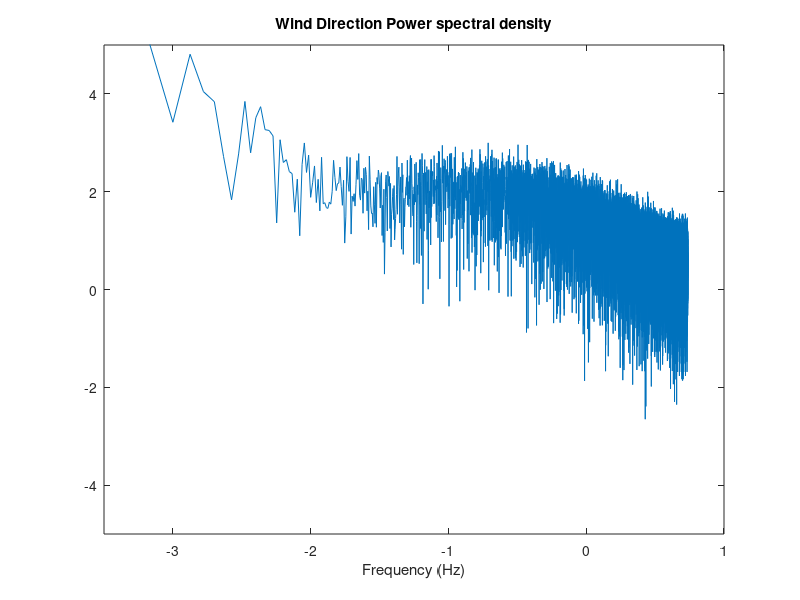
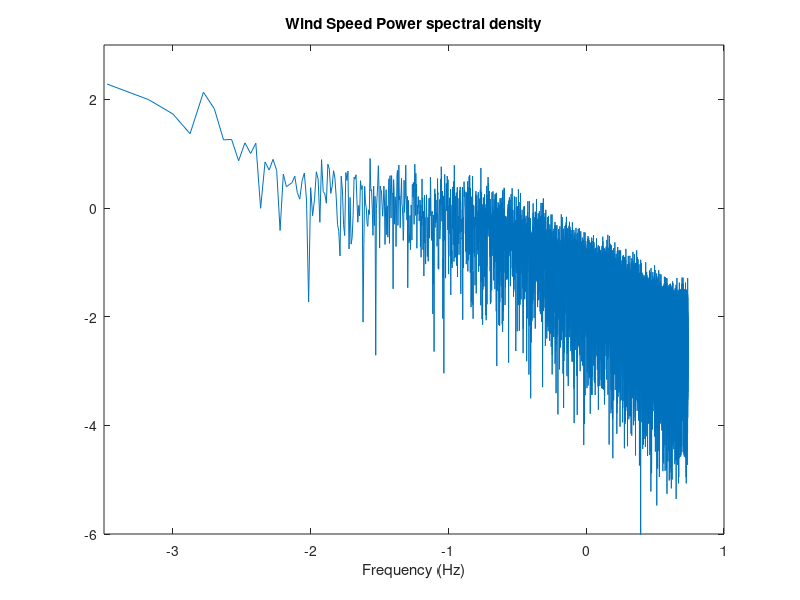

Reproduce these figures in MATLAB, in order. (Note: this script raises an error after producing the figures.)
% Meander Analysis
% Diagnostic to forcast frequency cutoff.
% Determine width of plume to measure diffusion length and calculate mean
% wind to compute frequency cuttoff between diffusion and meandering.
% Mean Wind/width of plume = Fequency cutoff
%
% Date Author Comment
% 05-18-2011 Luna Rodriguez and George Young

% I. Housekeeping
clear all
close all
clc
% II. Load wind data
load ('output_Wind_Trial_54.mat');

% III. Fill in hard-coded variables
samplerate = 10;
Duration = 10*60;
y = WindDirCen;
y = detrend(y);
n = length(y);
DetrendLine = WindDirCen - y;
SweepRate = ((max (DetrendLine) - min(DetrendLine))/length(DetrendLine))*samplerate;%degrees per second
SweepAngle = Duration *SweepRate;
nfreq = (2^ceil(log2(n)))/2;
% III.
Y = fft(y,n);
Pyy = Y.*conj(Y)/n;
f = samplerate/n*(0:nfreq-1);
%.III.Create power spectra figure
figure
plot(log10(f),log10(Pyy(1:nfreq)))
axis([ -3.5 1.0 -5 5])
title('Wind Direction Power spectral density')
xlabel('Frequency (Hz)')
% IV.1
WindSpeed = sqrt((((U_WindsCen(:,1)).^2))+((V_WindsCen(:,1)).^2));
meanWindSpeed = mean(WindSpeed);
x = WindSpeed;
x = detrend(x);
NN = length(x);
DetrendLineWS = WindSpeed - x;
SweepRateWS = ((max (DetrendLineWS) - min(DetrendLineWS))/length(DetrendLineWS))*samplerate;%degrees per second
SweepAngleWS = Duration *SweepRateWS;
X = fft(x,NN);
Pxx = X.*conj(X)/NN;
figure
plot(log10(f),log10(Pxx(1:nfreq)))
axis([ -3.5 1.0 -6 3])
title('Wind Speed Power spectral density')
xlabel('Frequency (Hz)')
% IV.2 Calculate width of plume *** approximated***
widthPlume = 200;
% IV.3 Calculte cutoff frequnecy
cutfreq = meanWindSpeed/widthPlume;
% IV.4 Create weight matrix to apply to raw data
Fpass = 0.9 * cutfreq;
Fstop = 1.1 * cutfreq;
Dpass = 0.057501127785;
Dstop = .1;
dens = 20;
[N, Fo, Ao, W] = firpmord([Fpass, Fstop]/(samplerate/2), [1,0],[Dpass, Dstop]);
b = firpm(N, Fo, Ao, W, (dens));
a = sum(b);
figure
freqz(b,a,1024); %
saveas(gcf,'freq.png')
yfilt = filtfilt(b,a,y);
xfilt = filtfilt(b,a,x);
figure
plot(y,'-b')
hold on
plot(yfilt,'-m','LineWidth',4)
title('Wind Direction')
xlabel('Time (tenths of seconds)')
ylabel('Wind Direction (degrees))')
hold off
figure
plot(x,'-b')
hold on
plot(xfilt,'-m','LineWidth',4)
title('Wind Speed')
xlabel('Time (tenths of seconds)')
ylabel('Wind Speed (m/s))')
hold off
% IV.5 Compute Statistics
stdevWindDir = std(y)+SweepAngle;
stdevWindDirFil = std(yfilt)+SweepAngle;
stdevWindSpd = std(x)+SweepAngleWS;
stdevWindSpdFil = std(xfilt)+SweepAngleWS;
save (['analysis_output_Wind_Trial_' num2str(trial) '.mat'])
